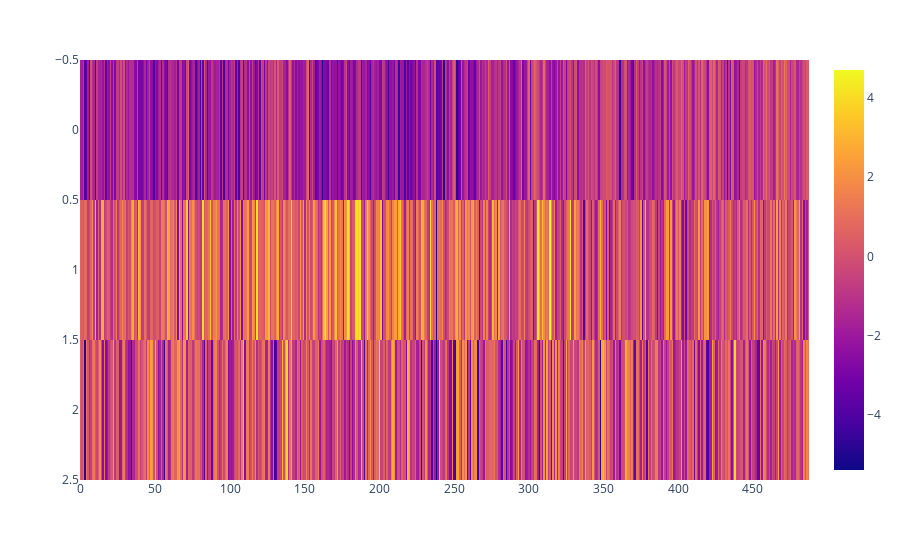

Source (notebook cell):
### Code cell
micron.datablocks.miRCoHN.display_heatmap(_jlogcounts, seq_mad_threshold=0.9, center_at_controls=_jlogcontrols, ordering=zscc_jlogcounts_ordering, seq_patterns=micron.datablocks.miRCoHN.DOWNREGULATED_SEQ_PATTERNS['epithelial'],)

### Figure 1 — Plotly figure (JSON) as saved in the notebook; plotly's stock layout.template omitted (floating-point values rounded to 4 significant figures; data arrays with more than 128 entries replaced by an {"elided": "..."} marker saying what was removed)
{"data": [{"coloraxis": "coloraxis", "hovertemplate": "x: %{x}<br>y: %{y}<br>color: %{z}<extra></extra>", "name": "0", "type": "heatmap", "xaxis": "x", "yaxis": "y", "z": {"elided": "3x488 float values"}}], "layout": {"autosize": true, "coloraxis": {"colorscale": [[0, "#0d0887"], [0.1111, "#46039f"], [0.2222, "#7201a8"], [0.3333, "#9c179e"], [0.4444, "#bd3786"], [0.5556, "#d8576b"], [0.6667, "#ed7953"], [0.7778, "#fb9f3a"], [0.8889, "#fdca26"], [1, "#f0f921"]]}, "margin": {"t": 60}, "xaxis": {"anchor": "y", "autorange": true, "domain": [0, 1], "range": [-0.5, 487.5]}, "yaxis": {"anchor": "x", "autorange": true, "domain": [0, 1], "range": [2.5, -0.5]}}}
